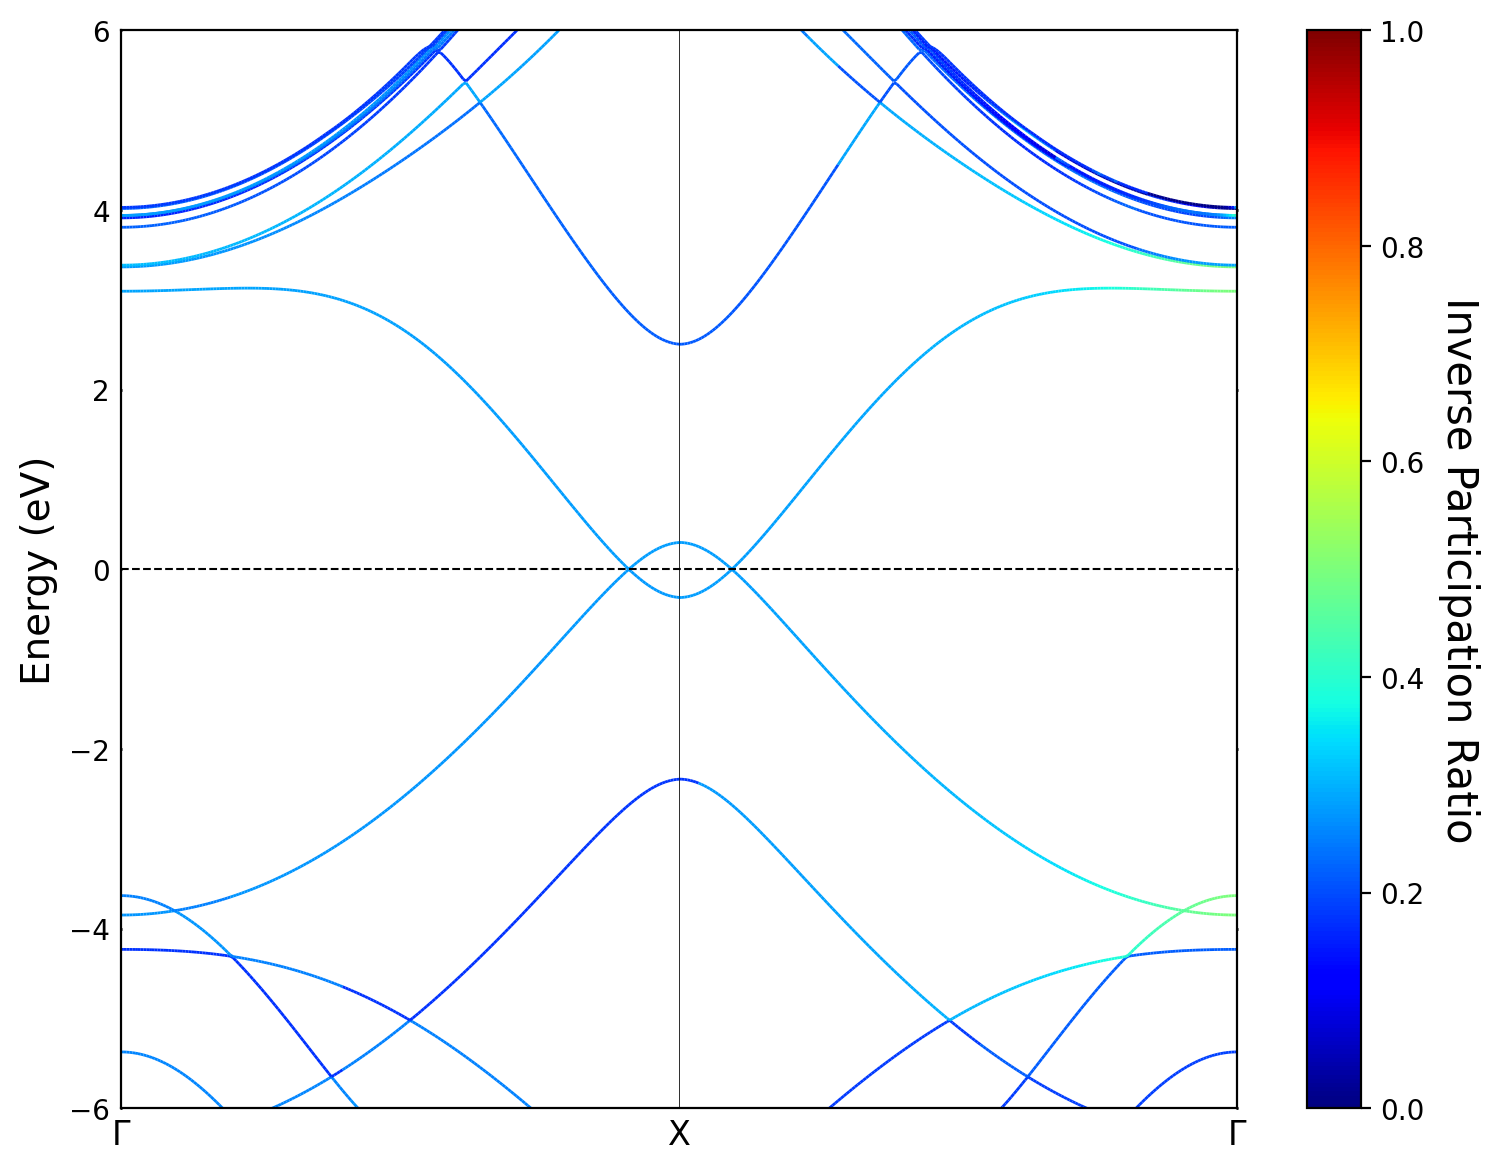

Python code for this plot:
#!/usr/bin/env python3
# Written by Joseph P.Vera
# 2026-06

import pyprocar

pyprocar.bandsplot(
    dirname=".",
    code="qe",
    mode="ipr",
    savefig = "ipr.png",
    fermi = -3.75992535,
    elimit = [-6.0, 6.0],
    knames=['Γ', 'X', 'Γ'],
    y_label_params={"fontsize": 14}
)
